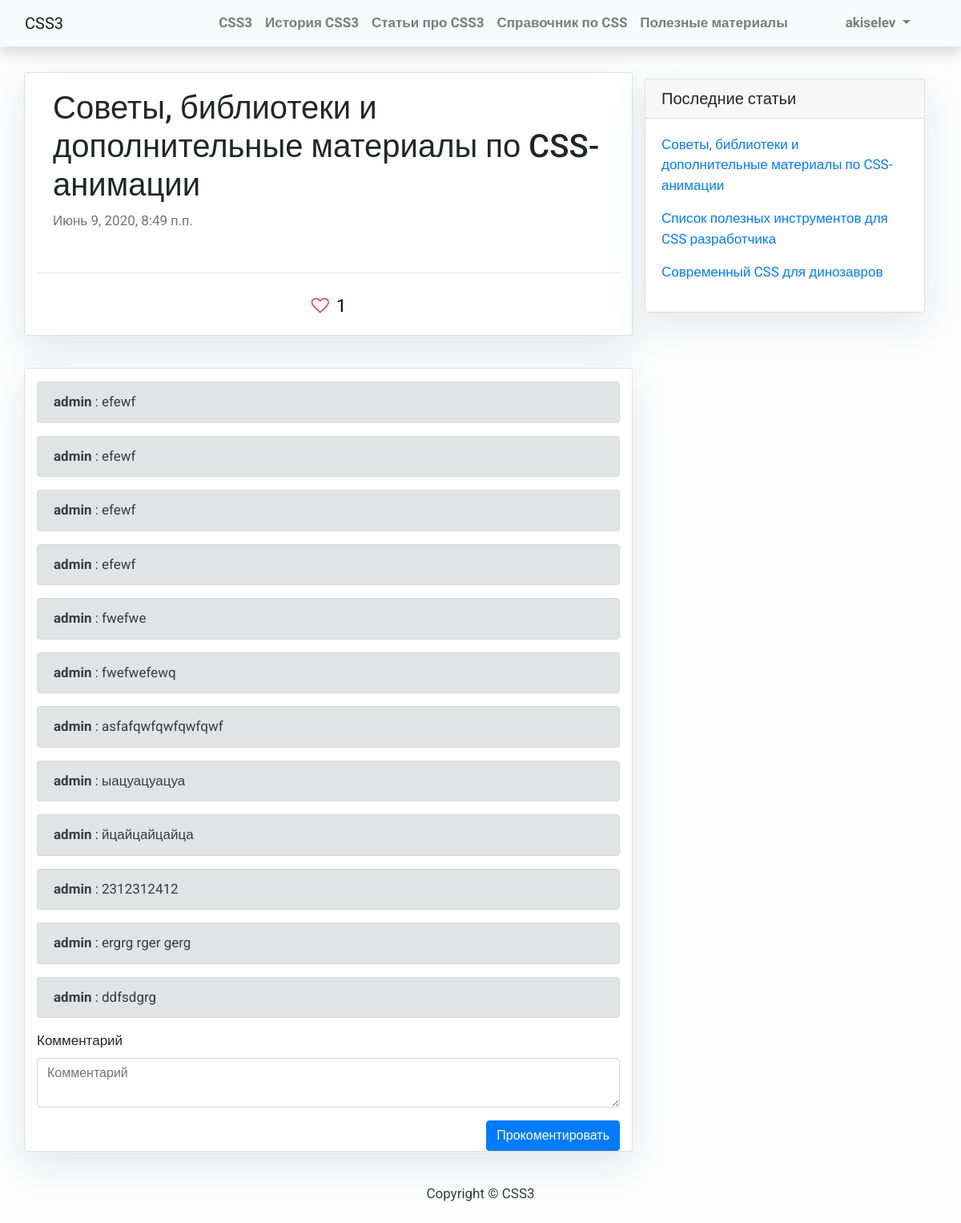
The page /post/sovety-biblioteki-i-dopolnitelnye-materialy-po-css-animacii/ (signed in) on the database its author committed.
### blog/models.py (models this page shows, shortened)
class Post(models.Model):
    STATUS_CHOICES = (
        ('draft', 'В разработке'),
        ('published', 'Опубликована'),
    )
    title = models.CharField(max_length=250, verbose_name='Название')
    slug = models.SlugField(max_length=250, unique_for_date='publish', verbose_name='Слаг')
    author = models.ForeignKey(User, on_delete=models.CASCADE,
                               related_name='blog_posts')
    annotation = models.TextField(max_length=300, default='', verbose_name='Текст превью')
    body = tinymce_models.HTMLField(verbose_name='Текст')
    publish = models.DateTimeField(default=timezone.now, verbose_name='Время публикации')
    created = models.DateTimeField(auto_now_add=True, verbose_name='Время создания')
    updated = models.DateTimeField(auto_now=True, verbose_name='Время обновления')
    status = models.CharField(max_length=10, choices=STATUS_CHOICES, default='draft', verbose_name='Статус')
    class Meta:
        ordering = ('-publish',)
        verbose_name = 'Статья'
        verbose_name_plural = 'Статьи'
    objects = models.Manager()
    def get_absolute_url(self):
        return reverse('blog:post_detail', args=[self.slug])
    def has_like(self, user):
        return self.likes.filter(author=user).first()

class Comment(models.Model):
    post = models.ForeignKey(Post, on_delete=models.CASCADE, related_name='comments', verbose_name='Статья')
    author = models.ForeignKey(User, on_delete=models.CASCADE, related_name='blog_comments', default=None,
                               verbose_name='Автор')
    body = models.TextField(verbose_name='Комментарий')
    created = models.DateTimeField(auto_now_add=True, verbose_name='Время создания')
    active = models.BooleanField(default=True, verbose_name='Статус активности')
    class Meta:
        ordering = ('created',)
        verbose_name = 'Коментарий'
        verbose_name_plural = 'Коментарии'

### blog/views.py (the view, shortened to what this page needs)
# urls.py: path('post/<slug:slug>/', views.PostDetail.as_view(), name='post_detail'),
class PostDetail(generic.DetailView):
    model = Post
    template_name = 'blog/post_detail.html'
    def get(self, request, *args, **kwargs):
        comment_form = CommentForm()
        self.object = self.get_object()
        context = self.get_context_data(object=self.object, form=comment_form)
        return self.render_to_response(context)

### blog/forms.py
class CommentForm(forms.ModelForm):
    class Meta:
        model = Comment
        fields = ('body', )
        widgets = {
            'body': forms.Textarea(attrs={'rows': 2}),
        }

### blog/templatetags/blog_tags.py (called while the page is built)
@register.inclusion_tag('blog/tags/latest_posts.html')
def show_latest_posts(count=5):
    latest_posts = Post.objects.filter(status='published').order_by('-publish')[:count]
    return {'latest_posts': latest_posts}

### blog/templatetags/method.py (called while the page is built)
@register.filter
def method(value, arg):
    if hasattr(value, str(arg)):
        return getattr(value, str(arg))
    return "[%s has no method %s]" % (value, arg)

@register.filter
def call(value):
    if not callable(value):
        return "[%s is not callable]" % value
    return value()

@register.filter(name="with")
def with_(value, arg):
    if callable(value):
        return partial(value, arg)
    return "[%s is not callable]" % value

### templates/blog/post_detail.html (shortened to what this page needs)
{% extends 'base.html' %}
{% load bootstrap4 %}
{% block content %}
<div class="container">
    <div class="row">
        <div class="col-md-8 card mb-4  mt-3 left  top">
            <div class="card-body">
                <h1>{% block title %} {{ object.title }} {% endblock title %}</h1>
                <p class="text-muted">{{ post.created }}</p>
            </div>
            <hr>
            <div id="like-{{ post.id }}" class="d-flex justify-content-center mt-1 mb-3">
                {% include 'blog/widgets/like.html' with post=post%}
            </div>
        </div>
        {% include 'blog/widgets/sidebar.html' %}
        <div class="col-md-8 card mb-4  mt-3 left top pt-3">
            {% for comment in object.comments.all %}
            <div class="alert alert-secondary" role="alert">
                <b>{{ comment.author }}</b> : {{ comment.body }}
            </div>
            {% empty %}
            <div class="alert alert-secondary" role="alert">
                Пока никто еще не прокомментировал.
            </div>
            {% endfor %}
            <form action="{% url 'blog:post_detail' object.slug %}" method="post">
                {% bootstrap_form form %}
                <div class="d-flex justify-content-end">
                    {% buttons %}
                    <button type="submit" class="btn btn-primary">Прокоментировать</button>
                    {% endbuttons %}
                </div>
            </form>
        </div>
    </div>
</div>
{% endblock content %}

### templates/base.html (shortened to what this page needs)
{% load bootstrap4 %}
{% load staticfiles %}
<!DOCTYPE html>
<html>
<head>
    {% bootstrap_css %}
    <link href="https://stackpath.bootstrapcdn.com/font-awesome/4.7.0/css/font-awesome.min.css" rel="stylesheet">
    <link href="{% static 'css/base.css' %}" rel="stylesheet">
</head>
<body>
<nav class="navbar navbar-expand-lg navbar-light bg-light shadow" id="mainNav">
    <div class="container-fluid">
        <a class="navbar-brand" href="{% url 'blog:post_list' %}">CSS3</a>
        <div class="collapse navbar-collapse" id="navbarResponsive">
            <ul class="navbar-nav ml-auto">
                <li class="nav-item text-black">
                    <a class="nav-link text-black font-weight-bold {% if request.resolver_match.url_name == 'index' %} active {% endif %}"
                       href="{% url 'blog:index' %}">CSS3</a>
                </li>
                <li class="nav-item text-black">
                    <a class="nav-link text-black font-weight-bold {% if request.resolver_match.url_name == 'history' %} active {% endif %}"
                       href="{% url 'blog:history' %}">История CSS3</a>
                </li>
                <li class="nav-item text-black">
                    <a class="nav-link text-black font-weight-bold {% if request.resolver_match.url_name == 'post_list' %} active {% endif %}"
                       href="{% url 'blog:post_list' %}">Статьи про CSS3</a>
                </li>
                <li class="nav-item text-black">
                    <a class="nav-link text-black font-weight-bold {% if request.resolver_match.url_name == 'property_list' %} active {% endif %}"
                       href="{% url 'blog:property_list' %}">Справочник по CSS</a>
                </li>
                <li class="nav-item text-black">
                    <a class="nav-link text-black font-weight-bold {% if request.resolver_match.url_name == 'resources' %} active {% endif %}"
                       href="{% url 'blog:resources' %}">Полезные материалы</a>
                </li>
                {% if request.user.is_authenticated %}
                <li class="nav-item dropdown">
                    <a class="nav-link dropdown-toggle text-black font-weight-bold ml-5 mr-3 pl-3 pr-3" href="#"
                       role="button" data-toggle="dropdown"
                       aria-haspopup="true" aria-expanded="false">
                        {{ request.user.username }}
                    </a>
                </li>
                {% else %}
                <a class="nav-link text-black font-weight-bold ml-5 mr-3 pl-3 pr-3" href="{% url 'login' %}">Авторизоваться</a>
                {% endif %}
            </ul>
        </div>
    </div>
</nav>
{% block content %}{% endblock content %}
<footer class="py-3 bg-grey">
    <p class="m-0 text-dark text-center ">Copyright &copy; CSS3</p>
</footer>
</body>
</html>

### templates/blog/widgets/like.html
{% load method %}
<a class="like-post p-1 pr-2" href="javascript:like({{ post.id }});">
    <i class="fa {% if post|method:'has_like'|with:request.user|call %} fa-heart {% else %} fa-heart-o {% endif %} like-post-icon"
       aria-hidden="true"></i>
    <span class="like-post-text">{{ post.likes.count }}</span>
</a>

### templates/blog/tags/latest_posts.html
<div class="card-body">
    {% for post in latest_posts %}
        <p><a href="{{ post.get_absolute_url }}">{{ post.title }}</a></p>
    {% endfor %}
</div>

### static/css/base.css (style rules this page uses)
body { font-family: "Roboto", sans-serif; font-size: 17px; background-color: #fdfdfd; }
.shadow { box-shadow: 0 4px 2px -2px rgba(0, 0, 0, 0.1); }
.card { box-shadow: 0 16px 48px #E3E7EB; }
body { min-height: 100vh; position: relative; margin: 0; padding-bottom: 100px; }
footer { display: block; position: absolute; bottom: 0; height: 100px; width: 100%; }
.like-post { color: #000 }
.like-post-icon { padding: 5px; color: #ef3d3d; font-size: 22px; !important; }
.like-post-text { font-size: 22px; }

### rows shown on the page
Post: title "Советы, библиотеки и дополнительные материалы по CSS-анимации", created "Июнь 9, 2020, 8:49 п.п.", likes.count "1"
Post: title "Список полезных инструментов для CSS разработчика"
Post: title "Современный CSS для динозавров"
Comment: author "admin", body "efewf"
Comment: author "admin", body "efewf"
Comment: author "admin", body "efewf"
Comment: author "admin", body "efewf"
Comment: author "admin", body "fwefwe"
Comment: author "admin", body "fwefwefewq"
Comment: author "admin", body "asfafqwfqwfqwfqwf"
Comment: author "admin", body "ыацуацуацуа"
Comment: author "admin", body "йцайцайцайца"
Comment: author "admin", body "2312312412"
Comment: author "admin", body "ergrg rger gerg"
Comment: author "admin", body "ddfsdgrg"

### other values the page prints
{{ request.user.username }} "akiselev"
